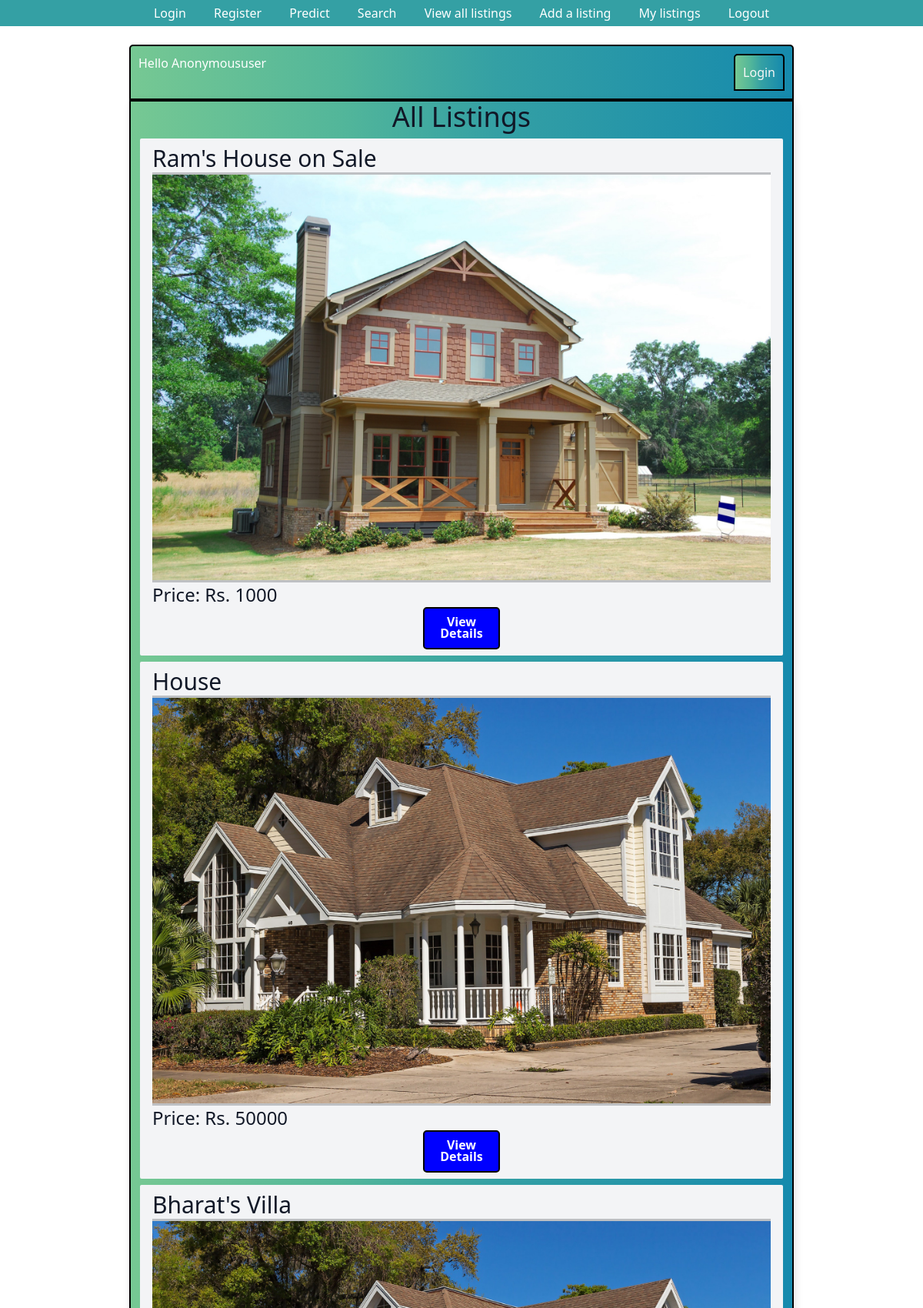
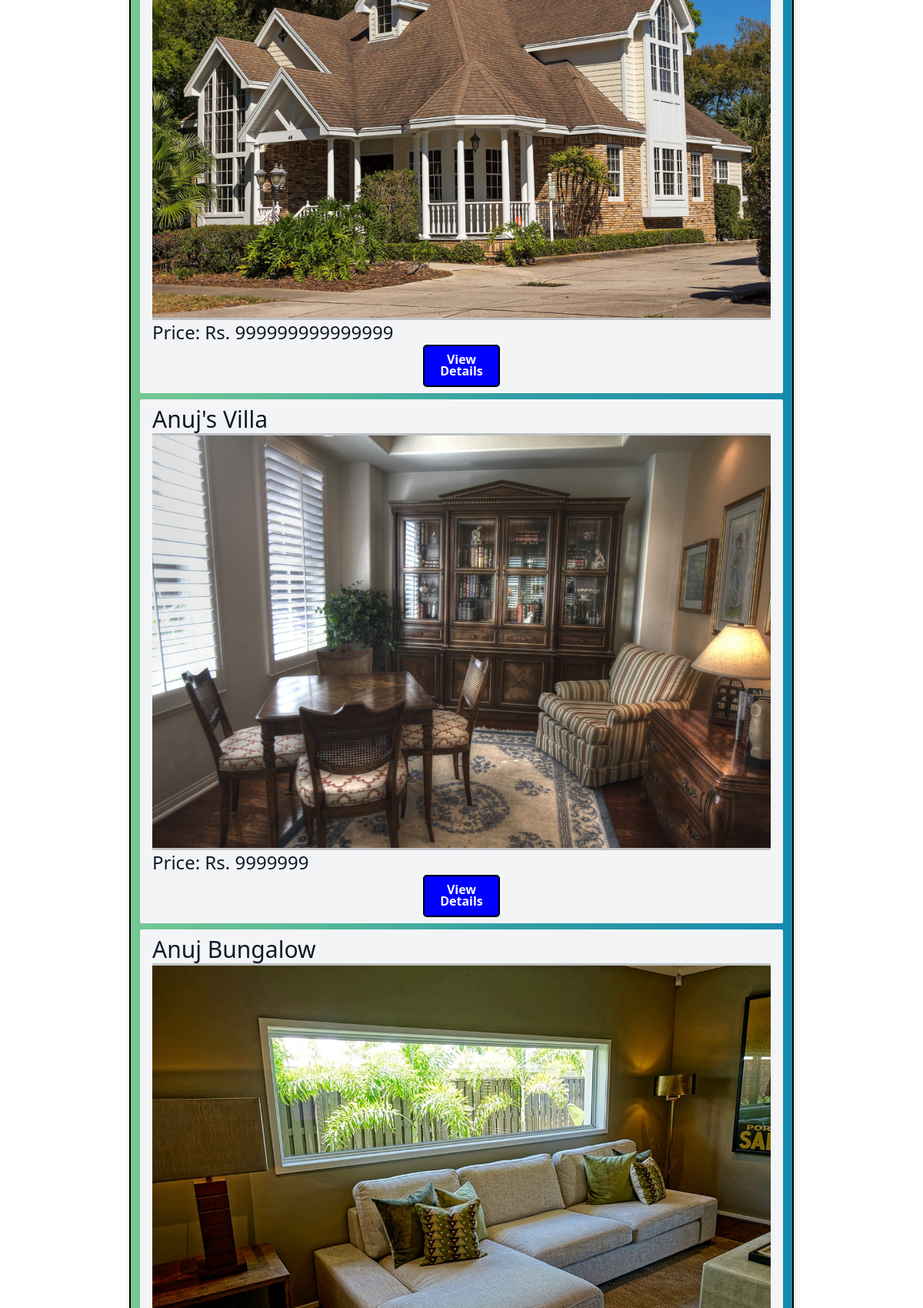
/listings/ (upper part), run on the app's committed database (2 pictures, top to bottom).
### listings/models.py (models this page shows, shortened)
class Listing(models.Model):
    Title = models.CharField(max_length=30, default='House on Sale')
    Location = models.CharField(max_length=30, default='Kalanki')
    City = models.CharField(max_length=30, default='Kathmandu')
    Price = models.IntegerField(default=9999999)
    Bedroom = models.IntegerField(default=1)
    Bathroom = models.IntegerField(default=1)
    Floors = models.IntegerField(default=1)
    Parking = models.IntegerField(default=1)
    Face = models.CharField(max_length=30, default="East")
    Area = models.IntegerField(default=100)
    Road_Width = models.IntegerField(default=0)
    Road_Type = models.CharField(max_length=30, default="Concrete")
    Build_Area = models.IntegerField(default=100)
    Amenities = models.CharField(max_length=30, default="Bathroom")
    Contact_number = models.IntegerField(default=9845654321)
    Contact_mail = models.EmailField(max_length=30, default='admin@gmail.com')
    Image = models.ImageField(max_length = 254)
    user = models.ForeignKey(User, on_delete=models.SET_NULL,null=True)
    is_sold = models.BooleanField(default=False)
    Description = models.CharField(max_length=1000, default="Please describe your estate here. You may also justify the price of your estate here.")
    likes = models.ManyToManyField(User, related_name='estate')

### listings/views.py (the view)
# urls.py: path('listings/', listing_list, name='listing_list'),
def listing_list(request):
    listings = Listing.objects.all()
    context = {
        "listings" : listings
    }
    return render(request, "listings.html", context)

### templates/listings.html (shortened to what this page needs)
{% extends "base.html" %}
    {% block content %}
    <div class="header-bar">
        <div>
            Hello {{request.user|title}}
        </div>
        <div class="header-bar">
            {% if request.user.is_authenticated %}
            <a href="{% url 'logout' %}"> Logout </a>
            {%else%}
            <a href="{% url 'login' %}"> Login </a>
            {%endif%}
        </div>
    </div>
    <div class="container">
        <center><h1 class="text-4xl text-gray-900">All Listings</h1></center>
        {% for listing in listings %}
        <div class="mt-2 px-3 py-2 bg-gray-100 rounded-sm">
            <h3 class="text-3xl text-gray-900">{{ listing.Title }}</h3><hr><hr><hr>
            {% if listing.Image %}
            <img src="{{ listing.Image.url }}" alt="">
            {% endif %}
            <hr><hr><hr><h2 class="text-2xl text-gray-900">Price: Rs. {{listing.Price}}</h2>
            <center><a href="/listings/{{ listing.id }}/" class="button">View Details</a></center>
        </div>
        {% endfor %}
    </div>
    {% endblock content %}

### templates/base.html (style rules this page uses)
.button { display: inline-block; width: 100px; height: 55px; background: blue !important; padding: 10px; text-align: center; border-radius: 5px; color: white; font-weight: bold; line-height: 15px; text-decoration: none; border: 2px solid #000; }
.header-bar { display: flex; justify-content: space-between; color: #fff; padding: 10px; border-radius: 5px 5px 0 0; background: linear-gradient(90deg, #76C893 0%, #52B69A 32%, #34A0A4 55%, #168AAD 100%); border: 2px solid #000 }
.container { max-width: 1550px; margin: auto; background-color: rgba(136, 5, 5, 0.421); -webkit-box-shadow: 2px 2px 13px -4px rgba(0, 0, 0, 0.21); box-shadow: 2px 2px 13px -4px rgba(0, 0, 0, 0.21); background: linear-gradient(90deg, #76C893 0%, #52B69A 32%, #34A0A4 55%, #168AAD 100%); border: 2px solid #000 }
.header-bar a { color: rgb(247, 247, 247); text-decoration: none; }

### data on the page
Listing: Title "Ram's House on Sale", Image (picture), Price "1000"
Listing: Title "House", Image (picture), Price "50000"
Listing: Title "Bharat's Villa", Image (picture), Price "999999999999999"
Listing: Title "Anuj's Villa", Image (picture), Price "9999999"
Listing: Title "Anuj Bungalow", Image (picture)

### other printed values
{{ request.user|title }} "Anonymoususer"
